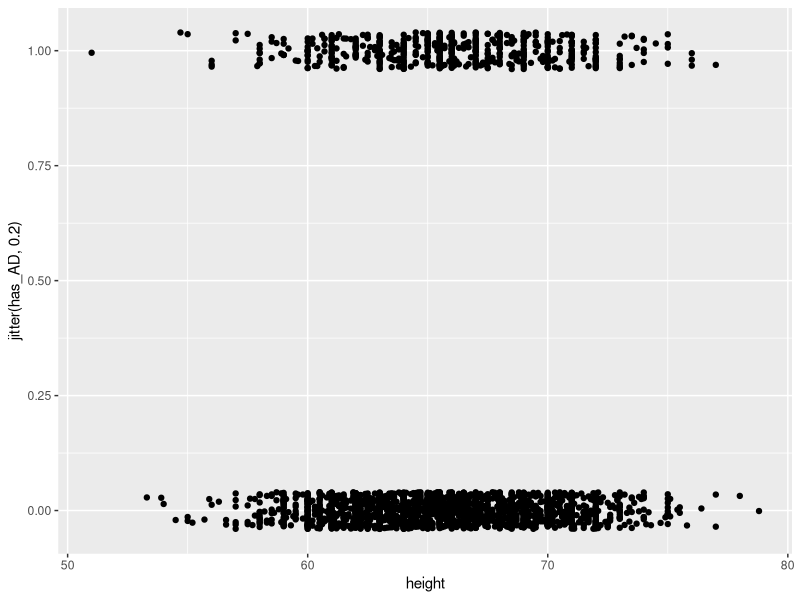

R code for this plot:
setwd("~/Desktop/UCI/Summer 2023/DATA/slides/data")

library(tidyverse)
AD <- readr::read_csv("./alzheimer_data.csv")

AD <- AD %>% 
  mutate(cog_imp = ifelse(diagnosis == 1 | diagnosis == 2, 1, 0))

table(AD$cog_imp, AD$female)

fit <- glm(formula = cog_imp ~ factor(female), 
           data = AD, family = 'binomial')
fit %>% summary() %>% coefficients


fit2 <- glm(formula = cog_imp ~ age, 
            family='binomial', data = AD)
fit2 %>% summary() %>% coefficients()

AD <- AD %>% 
  mutate(has_AD = ifelse(diagnosis == 2, 1, 0))

fit2 <- glm(has_AD ~ height, family='binomial', data = AD)
fit2 %>% summary() %>% coefficients()

AD %>% 
  ggplot() +
  geom_point(aes(x = height, 
                 y = jitter(has_AD, 0.2) ))

AD <- AD %>% 
  mutate(trouble_bills = ifelse(bills == 0, 0, 1))

fit3 <- glm(trouble_bills ~ age + female + height + weight,
            family='binomial', data = AD)
fit3 %>% summary() %>% coefficients()
